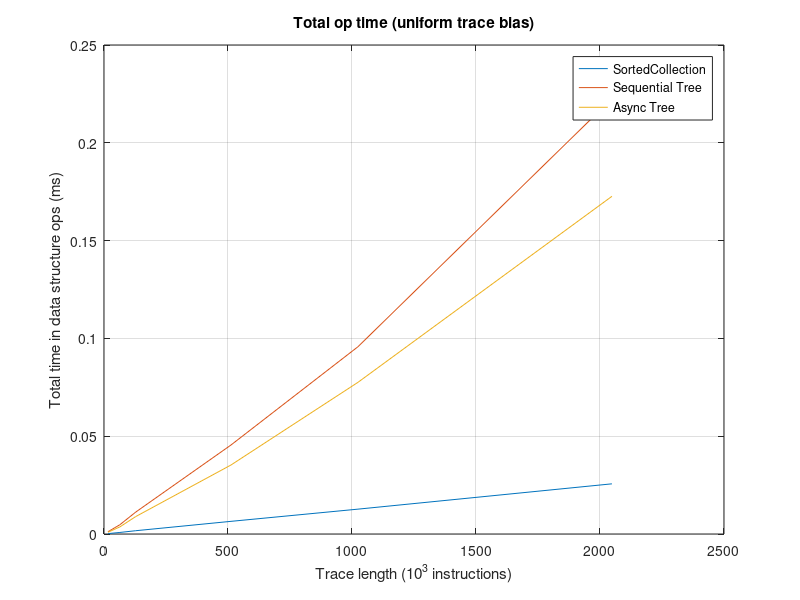
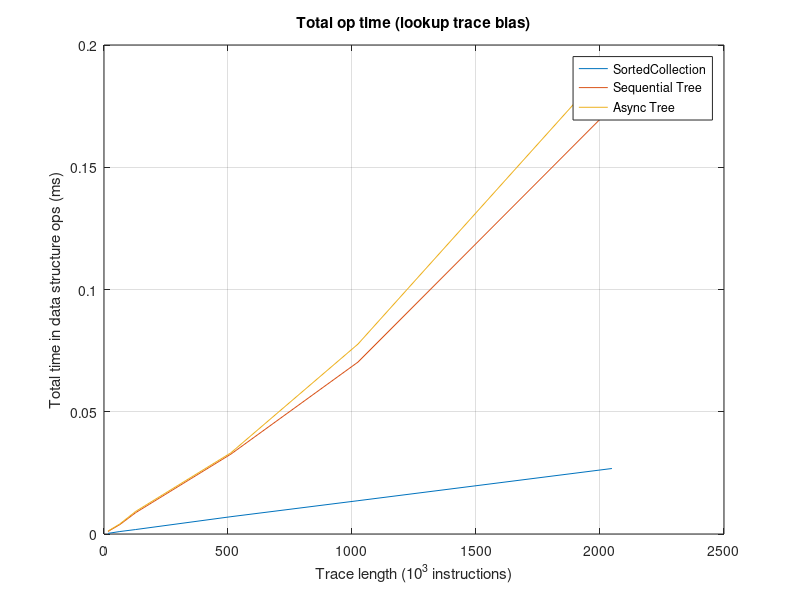
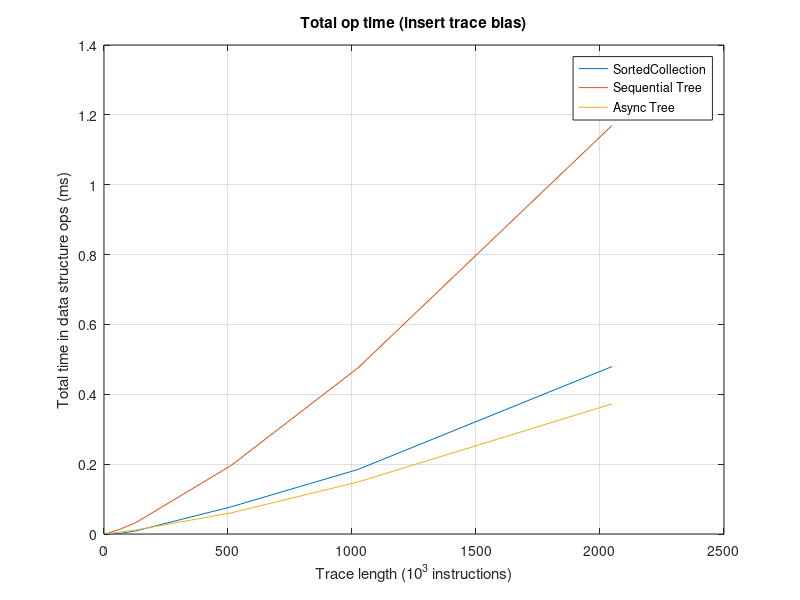
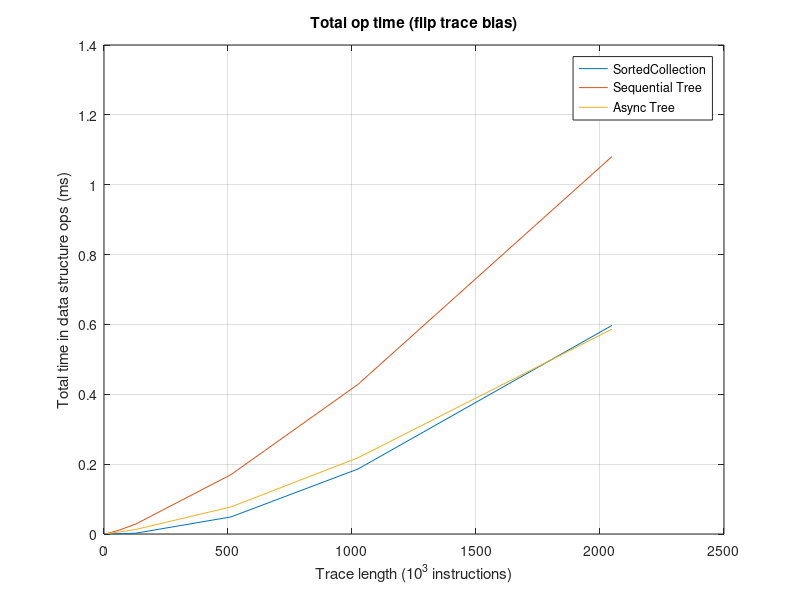

Reproduce these figures in MATLAB, in order.
% Make pretty plots of data
%
% 15-418 project
% Team Veggie Tales

%
% Load result sets
%
% results = csvread('results-ghc.csv');
results = csvread('results-laptop.csv');

tvt = csvread('treevtree.csv');

% Get data columns
SCTrial  = results(:,1);
SCOps    = results(:,2);
SCInsert = results(:,3);
SCLookup = results(:,4);
SCDelete = results(:,5);
RBTrial  = results(:,6);
RBOps    = results(:,7);
RBInsert = results(:,8);
RBLookup = results(:,9);
RBDelete = results(:,10);
ATTrial  = tvt(:,1);
ATOps    = tvt(:,2);
ATInsert = tvt(:,3);
ATLookup = tvt(:,4);
ATDelete = tvt(:,5);

%
% Get row indices for parameters
%

% Array versions
v4 = logical([ones(192,1); zeros(192*2,1)]);
v8 = logical([zeros(192,1); ones(192,1); zeros(192,1)]);
v9 = logical([zeros(192*2,1); ones(192,1)]);
% Trace runners
disk = logical(repmat([ones(96,1); zeros(96,1)],3,1));
mem  = logical(repmat([zeros(96,1); ones(96,1)],3,1));
% Lengths
l16k   = logical(repmat([ones(16,1); zeros(16*5,1)],6,1));
l64k   = logical(repmat([zeros(16,1); ones(16,1); zeros(16*4,1)],6,1));
l128k  = logical(repmat([zeros(16*2,1); ones(16,1); zeros(16*3,1)],6,1));
l512k  = logical(repmat([zeros(16*3,1); ones(16,1); zeros(16*2,1)],6,1));
l1024k = logical(repmat([zeros(16*4,1); ones(16,1); zeros(16,1)],6,1));
l2048k = logical(repmat([zeros(16*5,1); ones(16,1)],6,1));
% Delays
d100us = logical(repmat([ones(4,1); zeros(4*3,1)],36,1));
d500us = logical(repmat([zeros(4,1); ones(4,1); zeros(4*2,1)],36,1));
d1ms   = logical(repmat([zeros(4*2,1); ones(4,1); zeros(4,1)],36,1));
d5ms   = logical(repmat([zeros(4*3,1); ones(4,1)],36,1));
% Biases
buniform = logical(repmat([1;0;0;0],144,1));
blookup  = logical(repmat([0;1;0;0],144,1));
binsert  = logical(repmat([0;0;1;0],144,1));
bburst   = logical(repmat([0;0;0;1],144,1));

% Values for x axis
arrays = [1,2,3];
runners = [1,2];
lengths = [16,64,128,512,1024,2048];
biases = [1,2,3,4];
delays = [100,500,1000,5000];

%
% PLOTS WOOO
% 

%% [V9 Mem 5ms] Op time vs Trace Len for Trace Bias
figure;
plot( ...
    lengths, SCOps(v9&mem&buniform&d1ms), ...
    lengths, RBOps(v9&mem&buniform&d1ms), ...
    lengths, ATOps(v4&mem&buniform&d1ms)  ...
);
title('Total op time (uniform trace bias)');
legend('SortedCollection', 'Sequential Tree', 'Async Tree');
ylabel('Total time in data structure ops (ms)');
xlabel('Trace length (10^3 instructions)');
grid on;
figure;
plot( ...
    lengths, SCOps(v9&mem&blookup&d1ms), ...
    lengths, RBOps(v9&mem&blookup&d1ms), ...
    lengths, ATOps(v4&mem&blookup&d1ms)  ...
);
title('Total op time (lookup trace bias)');
legend('SortedCollection', 'Sequential Tree', 'Async Tree');
ylabel('Total time in data structure ops (ms)');
xlabel('Trace length (10^3 instructions)');
grid on;
figure;
plot( ...
    lengths, SCOps(v9&mem&binsert&d1ms), ...
    lengths, RBOps(v9&mem&binsert&d1ms), ...
    lengths, ATOps(v4&mem&binsert&d1ms)  ...
);
title('Total op time (insert trace bias)');
legend('SortedCollection', 'Sequential Tree', 'Async Tree');
ylabel('Total time in data structure ops (ms)');
xlabel('Trace length (10^3 instructions)');
grid on;
figure;
plot( ...
    lengths, SCOps(v9&mem&bburst&d1ms), ...
    lengths, RBOps(v9&mem&bburst&d1ms), ...
    lengths, ATOps(v4&mem&bburst&d1ms)  ...
);
title('Total op time (flip trace bias)');
legend('SortedCollection', 'Sequential Tree', 'Async Tree');
ylabel('Total time in data structure ops (ms)');
xlabel('Trace length (10^3 instructions)');
grid on;

%% [V9 Mem 5ms] INSERT time vs Trace Len for Trace Bias
figure;
plot( ...
    lengths, SCInsert(v9&mem&buniform&d1ms), ...
    lengths, RBInsert(v9&mem&buniform&d1ms), ...
    lengths, ATInsert(v4&mem&buniform&d1ms)  ...
);
title('Avg insert time (uniform trace bias)');
legend('SortedCollection', 'Sequential Tree', 'Async Tree');
ylabel('Avg insert time (ms)');
xlabel('Trace length (10^3 instructions)');
grid on;
figure;
plot( ...
    lengths, SCInsert(v9&mem&blookup&d1ms), ...
    lengths, RBInsert(v9&mem&blookup&d1ms), ...
    lengths, ATInsert(v4&mem&blookup&d1ms)  ...
);
title('Avg insert time (lookup trace bias)');
legend('SortedCollection', 'Sequential Tree', 'Async Tree');
ylabel('Avg insert time (ms)');
xlabel('Trace length (10^3 instructions)');
grid on;
figure;
plot( ...
    lengths, SCInsert(v9&mem&binsert&d1ms), ...
    lengths, RBInsert(v9&mem&binsert&d1ms), ...
    lengths, ATInsert(v4&mem&binsert&d1ms)  ...
);
title('Avg insert time (insert trace bias)');
legend('SortedCollection', 'Sequential Tree', 'Async Tree');
ylabel('Avg insert time (ms)');
xlabel('Trace length (10^3 instructions)');
grid on;
figure;
plot( ...
    lengths, SCInsert(v9&mem&bburst&d1ms), ...
    lengths, RBInsert(v9&mem&bburst&d1ms), ...
    lengths, ATInsert(v4&mem&bburst&d1ms)  ...
);
title('Avg insert time (flip trace bias)');
legend('SortedCollection', 'Sequential Tree', 'Async Tree');
ylabel('Avg insert time (ms)');
xlabel('Trace length (10^3 instructions)');
grid on;

%% [V9 Mem 5ms] LOOKUP time vs Trace Len for Trace Bias
figure;
plot( ...
    lengths, SCLookup(v9&mem&buniform&d1ms), ...
    lengths, RBLookup(v9&mem&buniform&d1ms), ...
    lengths, ATLookup(v4&mem&buniform&d1ms)  ...
);
title('Avg lookup time (uniform trace bias)');
legend('SortedCollection', 'Sequential Tree', 'Async Tree');
ylabel('Avg lookup time (ms)');
xlabel('Trace length (10^3 instructions)');
grid on;
figure;
plot( ...
    lengths, SCLookup(v9&mem&blookup&d1ms), ...
    lengths, RBLookup(v9&mem&blookup&d1ms), ...
    lengths, ATLookup(v4&mem&blookup&d1ms)  ...
);
title('Avg lookup time (lookup trace bias)');
legend('SortedCollection', 'Sequential Tree', 'Async Tree');
ylabel('Avg lookup time (ms)');
xlabel('Trace length (10^3 instructions)');
grid on;
figure;
plot( ...
    lengths, SCLookup(v9&mem&binsert&d1ms), ...
    lengths, RBLookup(v9&mem&binsert&d1ms), ...
    lengths, ATLookup(v4&mem&binsert&d1ms)  ...
);
title('Avg lookup time (insert trace bias)');
legend('SortedCollection', 'Sequential Tree', 'Async Tree');
ylabel('Avg lookup time (ms)');
xlabel('Trace length (10^3 instructions)');
grid on;
figure;
plot( ...
    lengths, SCLookup(v9&mem&bburst&d1ms), ...
    lengths, RBLookup(v9&mem&bburst&d1ms), ...
    lengths, ATLookup(v4&mem&bburst&d1ms)  ...
);
title('Avg lookup time (flip trace bias)');
legend('SortedCollection', 'Sequential Tree', 'Async Tree');
ylabel('Avg lookup time (ms)');
xlabel('Trace length (10^3 instructions)');
grid on;

%% [V9 Mem 5ms] DELETE time vs Trace Len for Trace Bias
figure;
plot( ...
    lengths, SCDelete(v9&mem&buniform&d1ms), ...
    lengths, RBDelete(v9&mem&buniform&d1ms), ...
    lengths, ATDelete(v4&mem&buniform&d1ms)  ...
);
title('Avg delete time (uniform trace bias)');
legend('SortedCollection', 'Sequential Tree', 'Async Tree');
ylabel('Avg delete time (ms)');
xlabel('Trace length (10^3 instructions)');
grid on;
figure;
plot( ...
    lengths, SCDelete(v9&mem&blookup&d1ms), ...
    lengths, RBDelete(v9&mem&blookup&d1ms), ...
    lengths, ATDelete(v4&mem&blookup&d1ms)  ...
);
title('Avg delete time (lookup trace bias)');
legend('SortedCollection', 'Sequential Tree', 'Async Tree');
ylabel('Avg delete time (ms)');
xlabel('Trace length (10^3 instructions)');
grid on;
figure;
plot( ...
    lengths, SCDelete(v9&mem&binsert&d1ms), ...
    lengths, RBDelete(v9&mem&binsert&d1ms), ...
    lengths, ATDelete(v4&mem&binsert&d1ms)  ...
);
title('Avg delete time (insert trace bias)');
legend('SortedCollection', 'Sequential Tree', 'Async Tree');
ylabel('Avg delete time (ms)');
xlabel('Trace length (10^3 instructions)');
grid on;
figure;
plot( ...
    lengths, SCDelete(v9&mem&bburst&d1ms), ...
    lengths, RBDelete(v9&mem&bburst&d1ms), ...
    lengths, ATDelete(v4&mem&bburst&d1ms)  ...
);
title('Avg delete time (flip trace bias)');
legend('SortedCollection', 'Sequential Tree', 'Async Tree');
ylabel('Avg delete time (ms)');
xlabel('Trace length (10^3 instructions)');
grid on;
